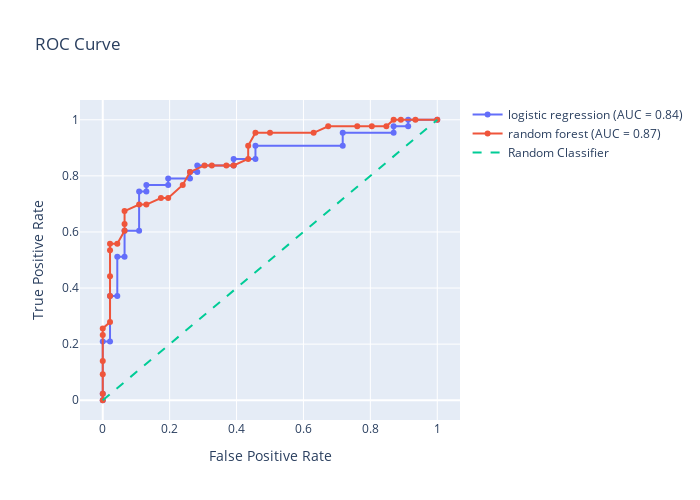

This figure's notebook cell:
### Markdown cell above
## ROC / AUC curve

### Code cell
y_pred_proba_log = logreg_pipeline.predict_proba(X_test)[:,1] # get the positive return class only
y_pred_proba_rfc = rf_pipeline.predict_proba(X_test)[:,1] # get the positive return class only

# Compute ROC curve and AUC
fpr_log, tpr_log, _ = roc_curve(y_test, y_pred_proba_log)
fpr_rfc, tpr_rfc, _ = roc_curve(y_test, y_pred_proba_rfc)

auc_log = roc_auc_score(y_test, y_pred_proba_log)
auc_rfc = roc_auc_score(y_test, y_pred_proba_rfc)

# create plot
fig = go.Figure()
fig.add_trace(go.Scatter(x=fpr_log, y=tpr_log, mode='lines+markers', name=f'logistic regression (AUC = {auc_log:.2f})'))
fig.add_trace(go.Scatter(x=fpr_rfc, y=tpr_rfc, mode='lines+markers', name=f'random forest (AUC = {auc_rfc:.2f})'))
fig.add_trace(go.Scatter(x=[0, 1], y=[0, 1], mode='lines', name='Random Classifier', line=dict(dash='dash')))
fig.update_layout(
    title='ROC Curve',
    xaxis_title='False Positive Rate',
    yaxis_title='True Positive Rate',
    width=700,
    height=500
)
fig.show()

### Figure 1 — Plotly figure (JSON) as saved in the notebook; plotly's stock layout.template omitted (floating-point values rounded to 4 significant figures)
{"data": [{"mode": "lines+markers", "name": "logistic regression (AUC = 0.84)", "type": "scatter", "x": [0, 0, 0, 0.02174, 0.02174, 0.04348, 0.04348, 0.06522, 0.06522, 0.1087, 0.1087, 0.1304, 0.1304, 0.1957, 0.1957, 0.2609, 0.2609, 0.2826, 0.2826, 0.3913, 0.3913, 0.4565, 0.4565, 0.7174, 0.7174, 0.8696, 0.8696, 0.913, 0.913, 1], "y": [0, 0.02326, 0.2093, 0.2093, 0.3721, 0.3721, 0.5116, 0.5116, 0.6047, 0.6047, 0.7442, 0.7442, 0.7674, 0.7674, 0.7907, 0.7907, 0.814, 0.814, 0.8372, 0.8372, 0.8605, 0.8605, 0.907, 0.907, 0.9535, 0.9535, 0.9767, 0.9767, 1, 1]}, {"mode": "lines+markers", "name": "random forest (AUC = 0.87)", "type": "scatter", "x": [0, 0, 0, 0, 0, 0, 0.02174, 0.02174, 0.02174, 0.02174, 0.02174, 0.04348, 0.06522, 0.06522, 0.06522, 0.1087, 0.1304, 0.1739, 0.1957, 0.2391, 0.2609, 0.3043, 0.3261, 0.3696, 0.3913, 0.4348, 0.4348, 0.4565, 0.5, 0.6304, 0.6739, 0.7609, 0.8043, 0.8478, 0.8696, 0.8913, 0.9348, 1], "y": [0, 0.02326, 0.09302, 0.1395, 0.2326, 0.2558, 0.2791, 0.3721, 0.4419, 0.5349, 0.5581, 0.5581, 0.6047, 0.6279, 0.6744, 0.6977, 0.6977, 0.7209, 0.7209, 0.7674, 0.814, 0.8372, 0.8372, 0.8372, 0.8372, 0.8605, 0.907, 0.9535, 0.9535, 0.9535, 0.9767, 0.9767, 0.9767, 0.9767, 1, 1, 1, 1]}, {"line": {"dash": "dash"}, "mode": "lines", "name": "Random Classifier", "type": "scatter", "x": [0, 1], "y": [0, 1]}], "layout": {"height": 500, "title": {"text": "ROC Curve"}, "width": 700, "xaxis": {"autorange": true, "range": [-0.06868, 1.069], "title": {"text": "False Positive Rate"}, "type": "linear"}, "yaxis": {"autorange": true, "range": [-0.07041, 1.07], "title": {"text": "True Positive Rate"}, "type": "linear"}}}
